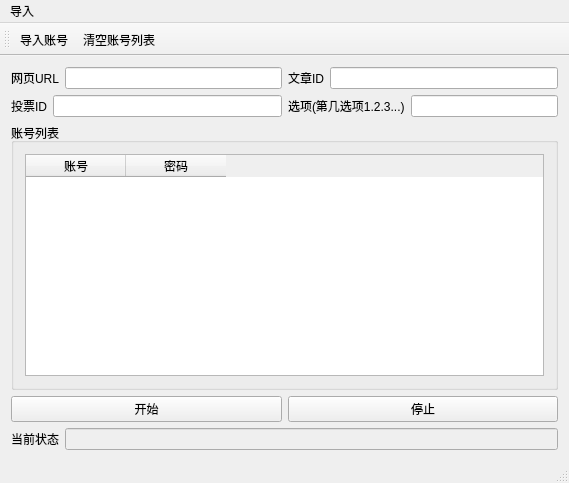
<?xml version="1.0" encoding="UTF-8"?>
<ui version="4.0">
 <class>autobots_toutiaoClass</class>
 <widget class="QMainWindow" name="autobots_toutiaoClass">
  <property name="geometry">
   <rect>
    <x>0</x>
    <y>0</y>
    <width>569</width>
    <height>483</height>
   </rect>
  </property>
  <property name="windowTitle">
   <string>今日头条_投票</string>
  </property>
  <widget class="QWidget" name="centralWidget">
   <layout class="QGridLayout" name="gridLayout_3">
    <item row="0" column="0">
     <layout class="QHBoxLayout" name="horizontalLayout_4">
      <item>
       <layout class="QHBoxLayout" name="horizontalLayout_3">
        <item>
         <widget class="QLabel" name="label_3">
          <property name="text">
           <string>网页URL</string>
          </property>
         </widget>
        </item>
        <item>
         <widget class="QLineEdit" name="lineEdit_url">
          <property name="enabled">
           <bool>true</bool>
          </property>
         </widget>
        </item>
       </layout>
      </item>
      <item>
       <layout class="QHBoxLayout" name="horizontalLayout_2">
        <item>
         <widget class="QLabel" name="label_2">
          <property name="text">
           <string>文章ID</string>
          </property>
         </widget>
        </item>
        <item>
         <widget class="QLineEdit" name="lineEdit_page_id">
          <property name="enabled">
           <bool>true</bool>
          </property>
         </widget>
        </item>
       </layout>
      </item>
     </layout>
    </item>
    <item row="1" column="0">
     <layout class="QHBoxLayout" name="horizontalLayout_6">
      <item>
       <layout class="QHBoxLayout" name="horizontalLayout_7">
        <item>
         <widget class="QLabel" name="label_4">
          <property name="text">
           <string>投票ID</string>
          </property>
         </widget>
        </item>
        <item>
         <widget class="QLineEdit" name="lineEdit_vote_id">
          <property name="enabled">
           <bool>true</bool>
          </property>
         </widget>
        </item>
       </layout>
      </item>
      <item>
       <layout class="QHBoxLayout" name="horizontalLayout_8">
        <item>
         <widget class="QLabel" name="label_5">
          <property name="text">
           <string>选项(第几选项1.2.3...)</string>
          </property>
         </widget>
        </item>
        <item>
         <widget class="QLineEdit" name="lineEdit_vote_order">
          <property name="enabled">
           <bool>true</bool>
          </property>
         </widget>
        </item>
       </layout>
      </item>
     </layout>
    </item>
    <item row="2" column="0">
     <layout class="QGridLayout" name="gridLayout">
      <item row="0" column="0">
       <widget class="QGroupBox" name="groupBox_2">
        <property name="sizePolicy">
         <sizepolicy hsizetype="Preferred" vsizetype="Preferred">
          <horstretch>5</horstretch>
          <verstretch>0</verstretch>
         </sizepolicy>
        </property>
        <property name="title">
         <string>账号列表</string>
        </property>
        <layout class="QGridLayout" name="gridLayout_2">
         <item row="0" column="0">
          <widget class="QTableWidget" name="tableWidget_account_id">
           <column>
            <property name="text">
             <string>账号</string>
            </property>
           </column>
           <column>
            <property name="text">
             <string>密码</string>
            </property>
           </column>
          </widget>
         </item>
        </layout>
       </widget>
      </item>
     </layout>
    </item>
    <item row="3" column="0">
     <layout class="QHBoxLayout" name="horizontalLayout_5">
      <item>
       <widget class="QPushButton" name="pushButton_start">
        <property name="text">
         <string>开始</string>
        </property>
       </widget>
      </item>
      <item>
       <widget class="QPushButton" name="pushButton_pause">
        <property name="text">
         <string>停止</string>
        </property>
       </widget>
      </item>
     </layout>
    </item>
    <item row="4" column="0">
     <layout class="QHBoxLayout" name="horizontalLayout">
      <item>
       <widget class="QLabel" name="label_1">
        <property name="text">
         <string>当前状态</string>
        </property>
       </widget>
      </item>
      <item>
       <widget class="QLineEdit" name="lineEdit_msg">
        <property name="enabled">
         <bool>false</bool>
        </property>
       </widget>
      </item>
     </layout>
    </item>
   </layout>
  </widget>
  <widget class="QMenuBar" name="menuBar">
   <property name="geometry">
    <rect>
     <x>0</x>
     <y>0</y>
     <width>569</width>
     <height>23</height>
    </rect>
   </property>
   <widget class="QMenu" name="menu">
    <property name="title">
     <string>导入</string>
    </property>
    <addaction name="action_from_txt"/>
    <addaction name="action_import_commentid"/>
   </widget>
   <addaction name="menu"/>
  </widget>
  <widget class="QToolBar" name="mainToolBar">
   <attribute name="toolBarArea">
    <enum>TopToolBarArea</enum>
   </attribute>
   <attribute name="toolBarBreak">
    <bool>false</bool>
   </attribute>
   <addaction name="action_from_txt"/>
   <addaction name="action_clear_accounts"/>
  </widget>
  <widget class="QStatusBar" name="statusBar"/>
  <action name="action_from_txt">
   <property name="text">
    <string>导入账号</string>
   </property>
   <property name="toolTip">
    <string>txt文本</string>
   </property>
  </action>
  <action name="action_import_commentid">
   <property name="text">
    <string>导入评论列表</string>
   </property>
  </action>
  <action name="action_clear_comments">
   <property name="text">
    <string>清空评论列表</string>
   </property>
  </action>
  <action name="action_clear_accounts">
   <property name="text">
    <string>清空账号列表</string>
   </property>
  </action>
 </widget>
 <layoutdefault spacing="6" margin="11"/>
 <resources>
  <include location="autobots_toutiao.qrc"/>
 </resources>
 <connections/>
</ui>
